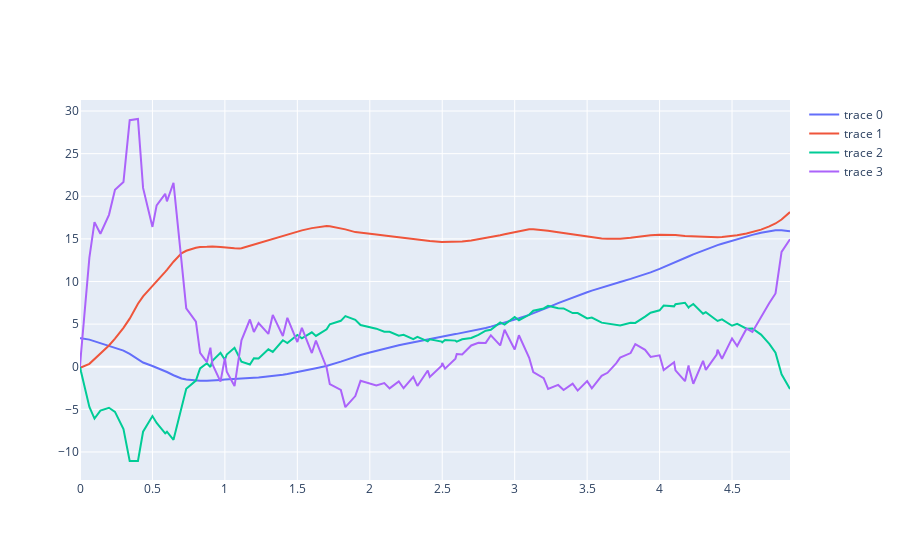

Notebook cell for this chart:
### Code cell
# dt_ctrl = .2
# num_samples = 1000
# u_lo = vf.u_lo[0]
# u_up = vf.u_up[0]
# x_lo = torch.tensor([np.pi-.5, -5., -10., -10.], dtype=vf.dtype)
# x_up = torch.tensor([np.pi+.5, 5., 10., 10.], dtype=vf.dtype)
# model = vf_approx.model
# model = vf_approx_adv.model
# ctrl = controllers.get_sampling_infinite_horizon_controller(sys.dx, vf.step_cost, model,
#                                                             x_lo, x_up, u_lo, u_up,
#                                                             dt_ctrl, num_samples)

# ctrl = controllers.get_limited_lookahead_controller(vf)
vf_ctrl, sys_ctrl = acrobot_utils.get_value_function(10)
# ctrl = controllers.get_limited_lookahead_controller(vf_ctrl)
ctrl = controllers.get_limited_lookahead_controller(vf_ctrl, vf_approx.model)

x0 = torch.Tensor([np.pi+.2, -.1, 0., 0.]).double()
x_traj_sim, t_traj_sim = controllers.sim_ctrl(x0, 1, sys.dx, ctrl, .1, 50)

fig = go.Figure()
for i in range(4):
    fig.add_trace(go.Scatter(
        x=t_traj_sim,
        y=x_traj_sim[i,:]
    ))
fig.show()
